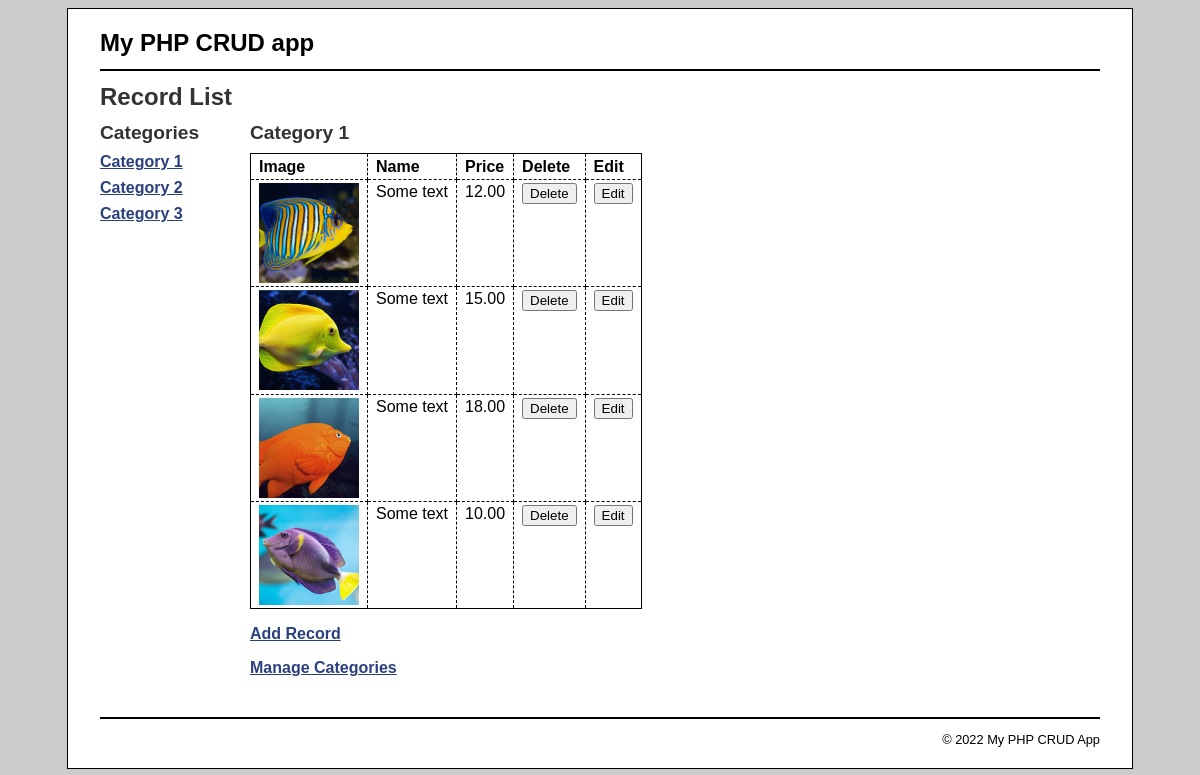
Before: / with the older database file.
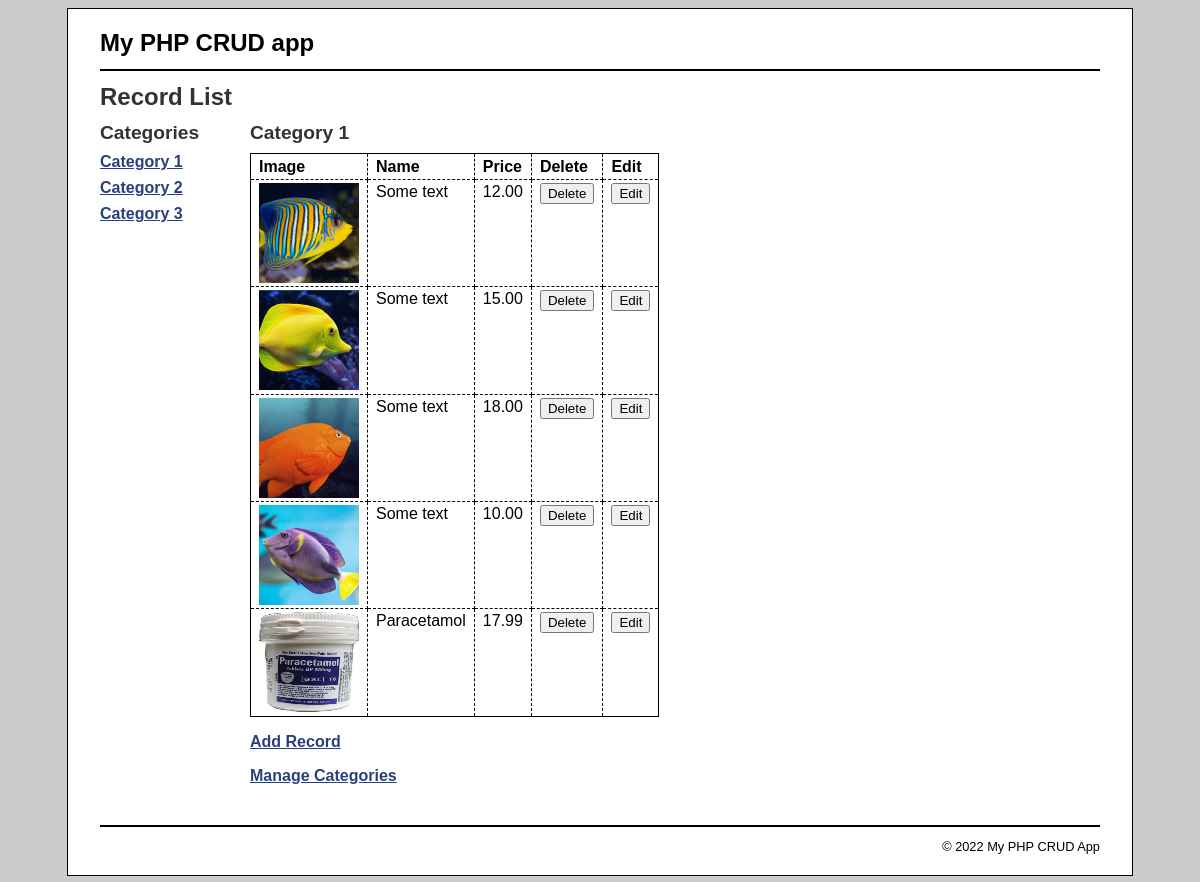
After: the same page with the newer database file.
### tables this page shows
CREATE TABLE `categories` (
  `categoryID` int(11) NOT NULL,
  `categoryName` varchar(255) NOT NULL
);

CREATE TABLE `records` (
  `recordID` int(11) NOT NULL,
  `categoryID` int(11) NOT NULL,
  `name` varchar(255) NOT NULL,
  `price` decimal(10,2) NOT NULL,
  `image` varchar(255) NOT NULL
);

### index.php (the view, shortened to what this page needs)
<?php
require_once('database.php');
if (!isset($category_id)) {
$category_id = filter_input(INPUT_GET, 'category_id',
FILTER_VALIDATE_INT);
if ($category_id == NULL || $category_id == FALSE) {
$category_id = 1;
}
}
$queryCategory = "SELECT * FROM categories
WHERE categoryID = :category_id";
$statement1 = $db->prepare($queryCategory);
$statement1->bindValue(':category_id', $category_id);
$statement1->execute();
$category = $statement1->fetch();
$category_name = $category['categoryName'];
$queryAllCategories = 'SELECT * FROM categories
ORDER BY categoryID';
$statement2 = $db->prepare($queryAllCategories);
$statement2->execute();
$categories = $statement2->fetchAll();
$queryRecords = "SELECT * FROM records
WHERE categoryID = :category_id
ORDER BY recordID";
$statement3 = $db->prepare($queryRecords);
$statement3->bindValue(':category_id', $category_id);
$statement3->execute();
$records = $statement3->fetchAll();
?>
<div class="container">
<?php
include('includes/header.php');
?>
<h1>Record List</h1>
<aside>
<h2>Categories</h2>
<nav>
<ul>
<?php foreach ($categories as $category) : ?>
<li><a href=".?category_id=<?php echo $category['categoryID']; ?>">
<?php echo $category['categoryName']; ?>
</a>
</li>
<?php endforeach; ?>
</ul>
</nav>
</aside>
<section>
<h2><?php echo $category_name; ?></h2>
<table>
<tr>
<th>Image</th>
<th>Name</th>
<th>Price</th>
<th>Delete</th>
<th>Edit</th>
</tr>
<?php foreach ($records as $record) : ?>
<tr>
<td><img src="image_uploads/<?php echo $record['image']; ?>" width="100px" height="100px" /></td>
<td><?php echo $record['name']; ?></td>
<td class="right"><?php echo $record['price']; ?></td>
<td><form action="delete_record.php" method="post"
id="delete_record_form">
<input type="submit" value="Delete">
</form></td>
<td><form action="edit_record_form.php" method="post"
id="delete_record_form">
<input type="submit" value="Edit">
</form></td>
</tr>
<?php endforeach; ?>
</table>
<p><a href="add_record_form.php">Add Record</a></p>
<p><a href="category_list.php">Manage Categories</a></p>
</section>
<?php
include('includes/footer.php');
?>

### includes/header.php (shortened to what this page needs)
<head>
<link rel="stylesheet" type="text/css" href="main.css">
</head>
<body>
<header><h1>My PHP CRUD app</h1></header>

### includes/footer.php
<footer>
<p>&copy; <?php echo date("Y"); ?> My PHP CRUD App</p>
</footer>
</div>
</body>
</html>

### main.css (style rules this page uses)
body { background-color: #ccc; }
.container { font-family: Arial, Helvetica, sans-serif; width: 1000px; margin: 0 auto; background-color: white; border: 1px solid black; padding: .5em 2em; }
header { margin: 0; border-bottom: 2px solid black; }
header h1 { margin: 0; padding: .5em 0; color: black; }
aside { float: left; width: 150px; }
nav ul { list-style-type: none; margin-left: 0; padding-left: 0; }
nav ul li { padding-bottom: 0.5em; }
section { float: left; width: 800PX; padding-bottom: 1.5em; }
footer { clear: both; margin-top: 1em; border-top: 2px solid black; }
footer p { text-align: right; font-size: 80%; margin: 1em 0; }
h1 { font-size: 150%; margin: 0; padding: .5em 0 .25em; }
h2 { font-size: 120%; margin: 0; padding: .25em 0 .5em; }
h1, h2 { color: #333; }
ul { margin: 0 0 1em 0; padding: 0 0 0 2.5em; }
li { margin: 0; padding: 0; }
a { color: rgb(41, 64, 124); font-weight: bold; }
table { border: 1px solid black; border-collapse: collapse; }
td, th { border: 1px dashed black; padding: .2em .5em .2em .5em; vertical-align: top; text-align: left; }
form { margin: 0; }
.right { text-align: right; }

Changed rows visible on the page:
now on this page (row edited): records: image (picture), name "Paracetamol", price "17.99"
